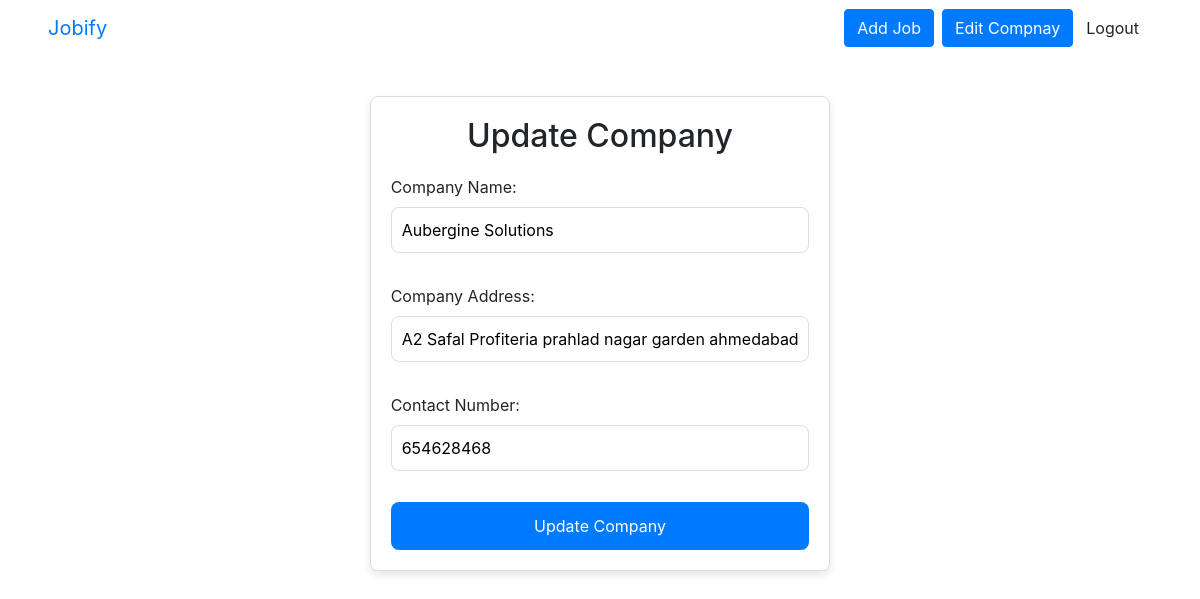
/portal/edit_company/ (signed in), run on the app's committed database.
### portal/models.py (models this page shows, shortened)
class Company(models.Model):
    user = models.OneToOneField(User, on_delete=models.CASCADE)
    name = models.CharField(max_length=100)
    address = models.TextField()
    contact_number = models.CharField(max_length=15)

### portal/views.py (the view)
# urls.py: path('edit_company/', views.edit_company, name='edit_company'),
@login_required
def edit_company(request):
    company = request.user.company
    if request.method == 'POST':
        form = CompanyForm(request.POST, instance=company)
        if form.is_valid():
            form.save()
            return redirect('job_list')
    else:
        form = CompanyForm(instance=company)
    return render(request, 'portal/edit_company.html', {'form': form})

### portal/forms.py
class CompanyForm(forms.ModelForm):
    name = forms.CharField(label='Company Name')
    address = forms.CharField(label='Company Address')
    contact_number = forms.CharField(label='Contact Number')
    class Meta:
        model = Company
        fields = ['name', 'address', 'contact_number']

### portal/templates/portal/edit_company.html (shortened to what this page needs)
{% extends 'portal/base.html' %} {% block content %}
<div class="c">
  <div class="add-job-form-container">
    <div class="add-job-form-content">
      <h2>Update Company</h2>
      <form method="POST">
        <div class="add-job-input-group">{{ form.as_p }}</div>
        <button type="submit" class="add-job-submit-button">
          Update Company
        </button>
      </form>
    </div>
  </div>
</div>
{% endblock %}

### portal/static/css/login.css (style rules this page uses)
body { color: #333; }
form input { width: 100%; padding: 12px; margin-bottom: 15px; border-radius: 8px; border: 1px solid #ccc; font-size: 1rem; box-sizing: border-box; }
form button { width: 100%; padding: 12px; background-color: #007bff; color: white; font-size: 1rem; border: none; border-radius: 8px; cursor: pointer; transition: background-color 0.3s ease; }

### portal/static/css/job.css (style rules this page uses)
.c { display: flex; justify-content: center; align-items: center; padding: 0 20px; margin: 40px 50px; }
.add-job-form-content { width: 100%; padding: 20px; border: 1px solid #ddd; border-radius: 8px; box-shadow: 0 4px 8px rgba(0, 0, 0, 0.1); }
.add-job-form-content h2 { text-align: center; margin-bottom: 20px; }
.add-job-input-group input, .add-job-input-group select, .add-job-input-group textarea { width: 100%; padding: 10px; margin-bottom: 15px; border: 1px solid #ddd; border-radius: 8px; box-sizing: border-box; }
.add-job-submit-button { width: 100%; padding: 12px; background-color: #007bff; color: white; border: none; border-radius: 8px; font-size: 16px; cursor: pointer; transition: background-color 0.3s ease; }

### data on the page
Company: name "Aubergine Solutions", address "A2 Safal Profiteria prahlad nagar garden ahmedabad", contact_number "654628468"
